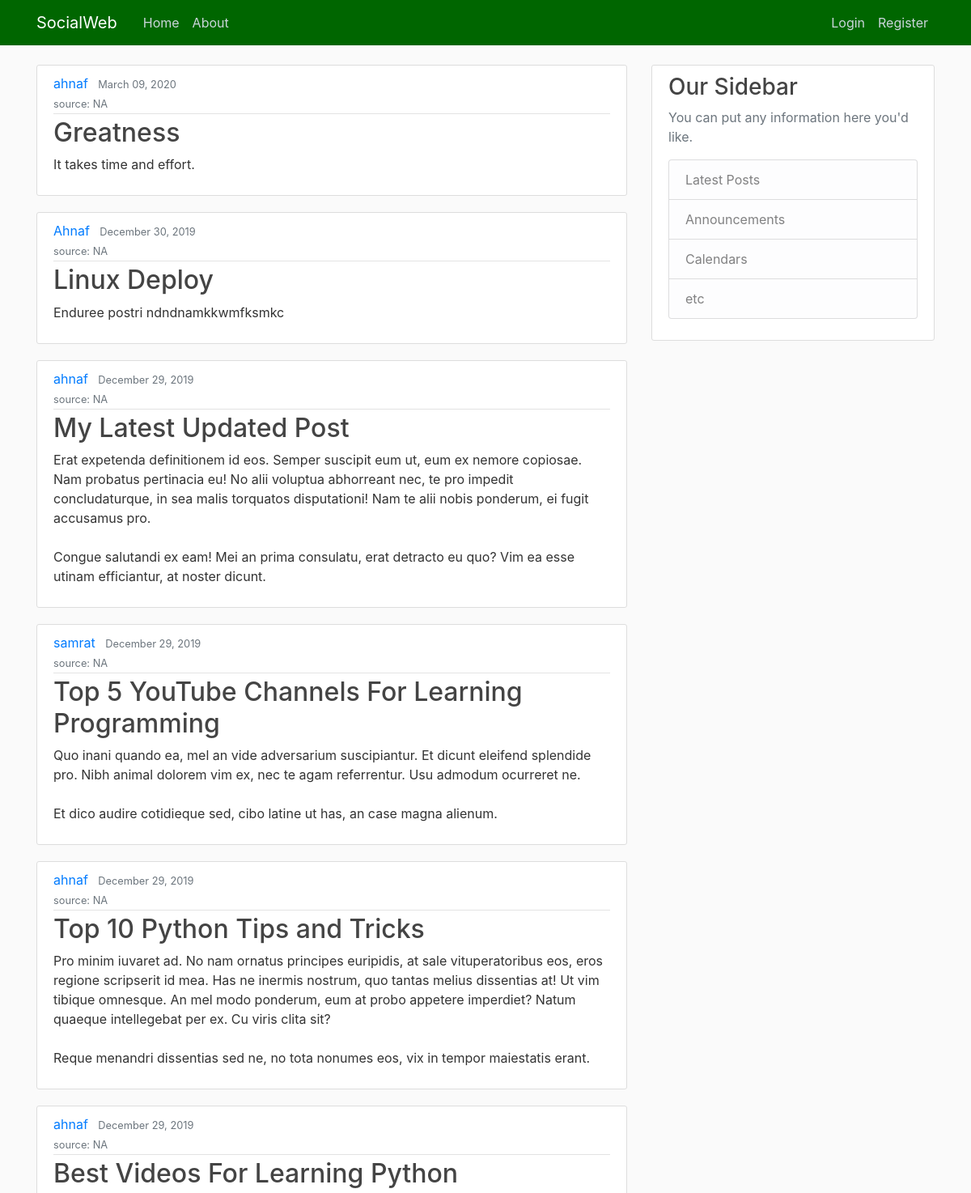
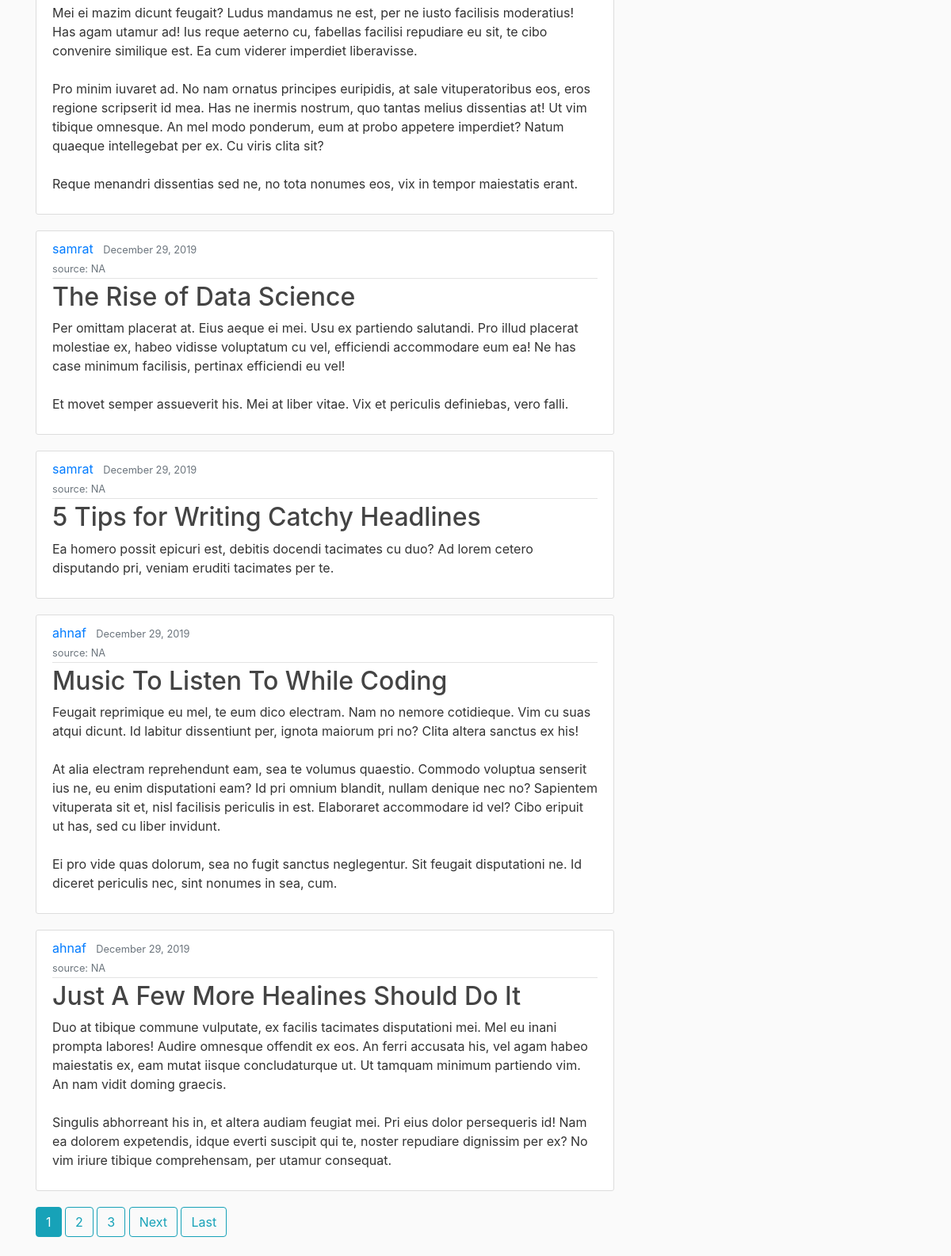
Before: / with the older database file (2 pictures, top to bottom).
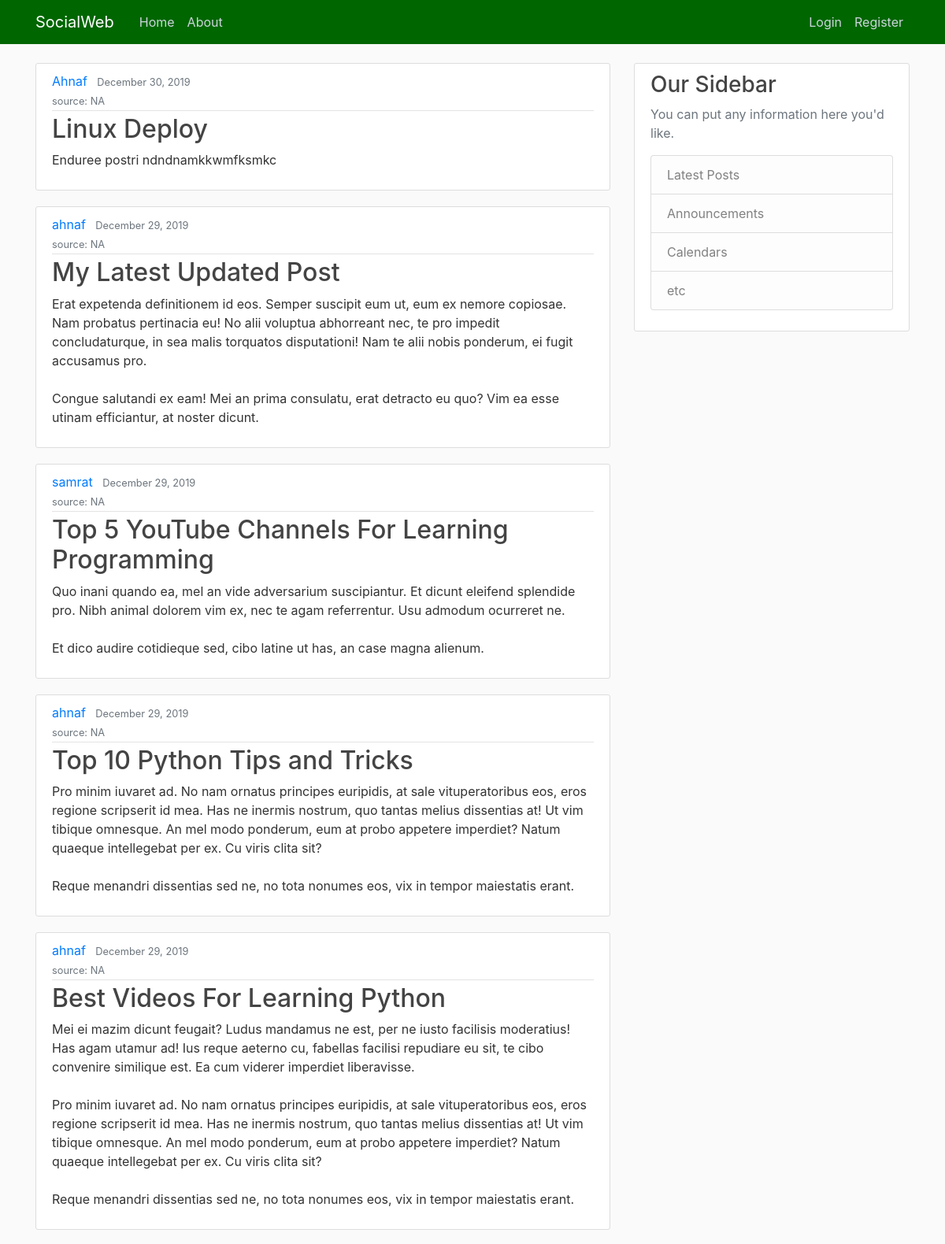
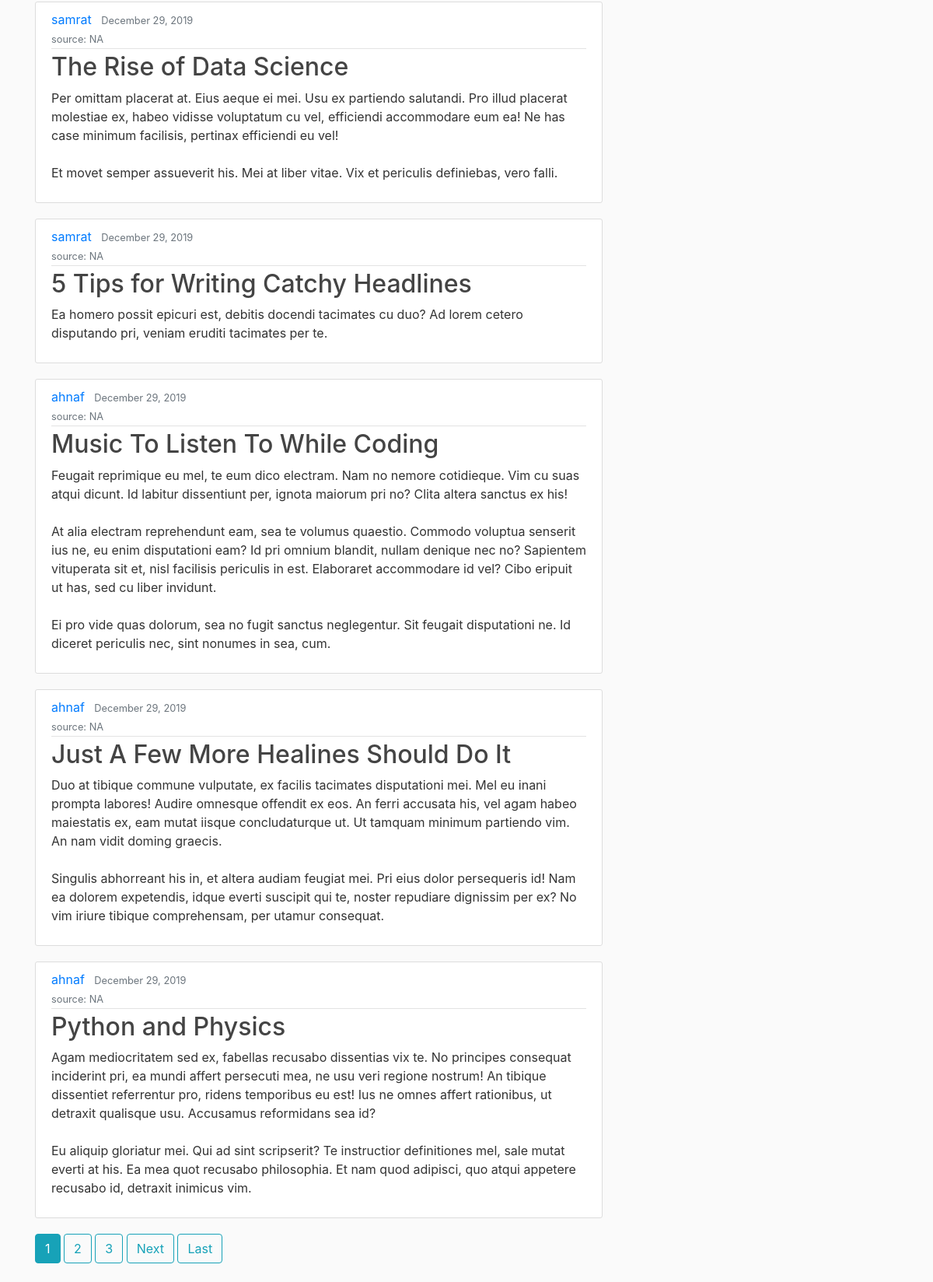
After: the same page with the newer database file (2 pictures, top to bottom).
### blog/models.py (models this page shows, shortened)
class Post(models.Model):
    title = models.CharField(max_length=100)
    content = models.TextField()
    date_posted = models.DateTimeField(default=timezone.now)
    author = models.ForeignKey(User, on_delete=models.CASCADE)
    source = models.CharField(max_length=200, default="NA")

### blog/views.py (the view)
# urls.py: path("", PostListViews.as_view(), name="blog-home"),
class PostListViews(ListView):
    model = Post
    template_name = "blog/home.html"
    context_object_name = "posts"
    ordering = ['-date_posted']
    paginate_by = 10

### blog/templates/blog/home.html (shortened to what this page needs)
{% extends "blog/base.html" %}
{% block content %}
    {% for post in posts %}
<article class="media content-section">
    <div class="media-body">
        <div class="article-metadata">
            <a class="mr-2"  href="{% url 'user-posts' post.author.username %}">{{ post.author }}</a>
            <small class="text-muted">{{ post.date_posted| date:"F d, Y"}}   <br> source: {{post.source}}</small>
        </div>
        <h2><a class="article-title" href="{% url 'blog-detail' post.id %}">{{ post.title }}</a></h2>
        <p class="article-content">{{ post.content }}</p>
    </div>
</article>
    {% endfor %}
      {% if is_paginated %}
      {% for num in page_obj.paginator.page_range %}
        {% if page_obj.number == num %}
          <a class="btn btn-info mb-4" href="?page={{ num }}">{{ num }}</a>
        {% elif num > page_obj.number|add:'-3' and num < page_obj.number|add:'3' %}
          <a class="btn btn-outline-info mb-4" href="?page={{ num }}">{{ num }}</a>
        {% endif %}
      {% endfor %}
      {% if page_obj.has_next %}
        <a class="btn btn-outline-info mb-4" href="?page={{ page_obj.next_page_number }}">Next</a>
        <a class="btn btn-outline-info mb-4" href="?page={{ page_obj.paginator.num_pages }}">Last</a>
      {% endif %}
    {% endif %}
{% endblock content %}

Changed rows visible on the page:
removed Post: author "ahnaf", date_posted "March 09, 2020", source "NA", title "Greatness", content "It takes time and effort."
now on this page (row unchanged): Post: author "ahnaf", date_posted "December 29, 2019", source "NA", title "Python and Physics", content "Agam mediocritatem sed ex, fabellas recusabo dissentias vix te. No principes consequat inciderint pri, ea mundi affert persecuti mea, ne usu veri regione nostrum! An tibique dissentiet referrentur pro, ridens temporibus eu est! Ius ne omnes affert rationibus, ut detraxit qualisque usu. Accusamus reformidans sea id? Eu aliquip gloriatur mei. Qui ad sint scripserit? Te instructior definitiones mel, sale mutat everti at his. Ea mea quot recusabo philosophia. Et nam quod adipisci, quo atqui appetere recusabo id, detraxit inimicus vim."
